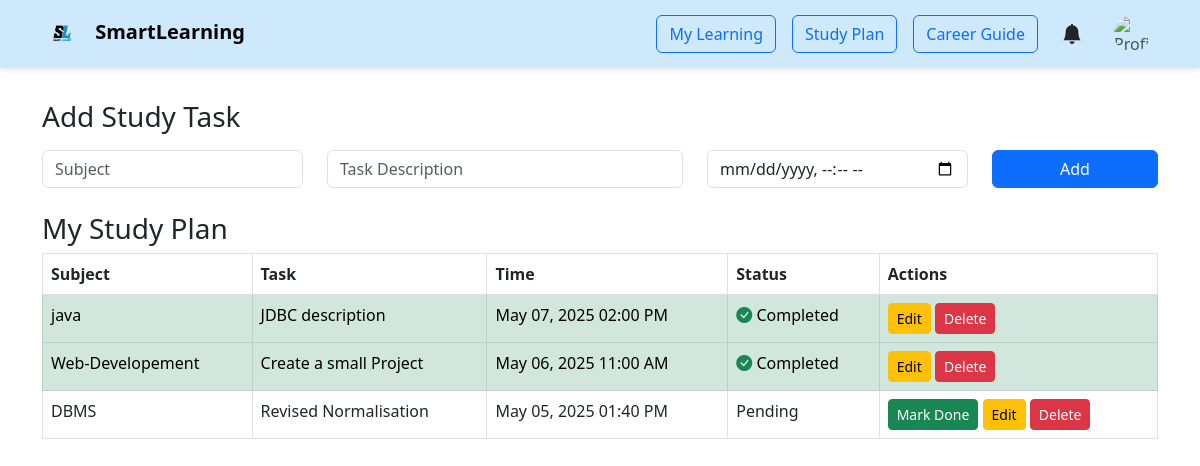
Page /study_plan.php (signed in) on the earlier database version.
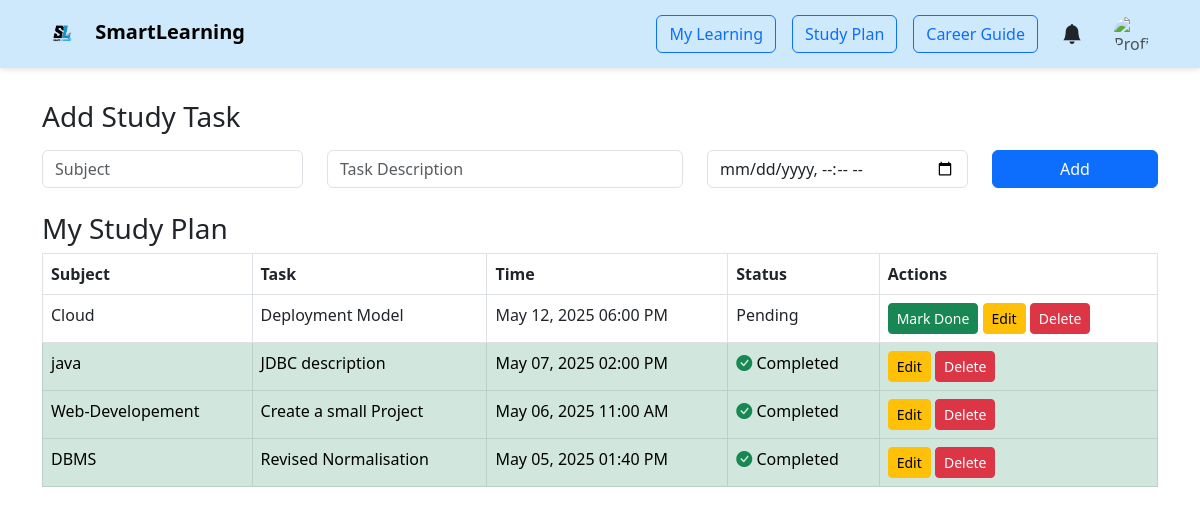
Same page on the later database version.
### tables this page shows
CREATE TABLE `study_plan` (
  `id` int(11) NOT NULL,
  `student_id` int(11) NOT NULL,
  `subject` varchar(100) NOT NULL,
  `task` text NOT NULL,
  `datetime` datetime NOT NULL,
  `completed` tinyint(1) DEFAULT 0
);

### study_plan.php (the view, shortened to what this page needs)
<?php
include_once 'student_navbar.php';
include 'db_connect.php';
$student_id = $_SESSION['user_id'];
$plans = $conn->query("SELECT * FROM study_plan WHERE student_id = $student_id ORDER BY datetime DESC");
?>
<!DOCTYPE html>
<html lang="en">
<head>
    <link href="https://cdn.jsdelivr.net/npm/bootstrap@5.3.0/dist/css/bootstrap.min.css" rel="stylesheet">
    <link href="https://cdn.jsdelivr.net/npm/bootstrap-icons@1.10.5/font/bootstrap-icons.css" rel="stylesheet">
</head>
<body>
<div class="container mt-4">
  <h3 class="mb-3">Add Study Task</h3>
  <form action="add_study_plan.php" method="post" class="mb-4">
    <div class="row">
      <div class="col-md-3"><input type="text" name="subject" class="form-control" placeholder="Subject" required></div>
      <div class="col-md-4"><input type="text" name="task" class="form-control" placeholder="Task Description" required></div>
      <div class="col-md-3"><input type="datetime-local" name="datetime" class="form-control" required></div>
      <div class="col-md-2"><button type="submit" class="btn btn-primary w-100">Add</button></div>
    </div>
  </form>
    <h3>My Study Plan</h3>
    <table class="table table-bordered">
        <thead>
            <tr>
                <th>Subject</th>
                <th>Task</th>
                <th>Time</th>
                <th>Status</th>
                <th>Actions</th>
            </tr>
        </thead>
        <tbody>
            <?php foreach ($plans as $row): ?>
            <tr class="<?= $row['completed'] ? 'table-success' : '' ?>">
                <td><?= htmlspecialchars($row['subject']) ?></td>
                <td><?= htmlspecialchars($row['task']) ?></td>
                <td><?= date('M d, Y h:i A', strtotime($row['datetime'])) ?></td>
                <td><?= $row['completed'] ? '<i class="bi bi-check-circle-fill text-success"></i> Completed' : 'Pending' ?></td>
                <td>
                    <?php if (!$row['completed']): ?>
                    <a href="mark_done.php?id=<?= $row['id'] ?>" class="btn btn-sm btn-success">Mark Done</a>
                    <?php endif; ?>
                    <button class="btn btn-sm btn-warning" data-bs-toggle="modal" data-bs-target="#editModal<?= $row['id'] ?>">Edit</button>
                    <form action="delete_study_plan.php" method="post" style="display:inline;" onsubmit="return confirm('Are you sure to delete?')">
                        <button type="submit" class="btn btn-sm btn-danger">Delete</button>
                    </form>
                </td>
            </tr>
            <?php endforeach; ?>
        </tbody>
    </table>
</div>
</body>
</html>

Differences in the rows shown:
added study_plan: subject "Cloud", task "Deployment Model", datetime "May 12, 2025 06:00 PM", completed "Pending"
changed study_plan "DBMS": completed "Pending Mark Done" → "Completed"
